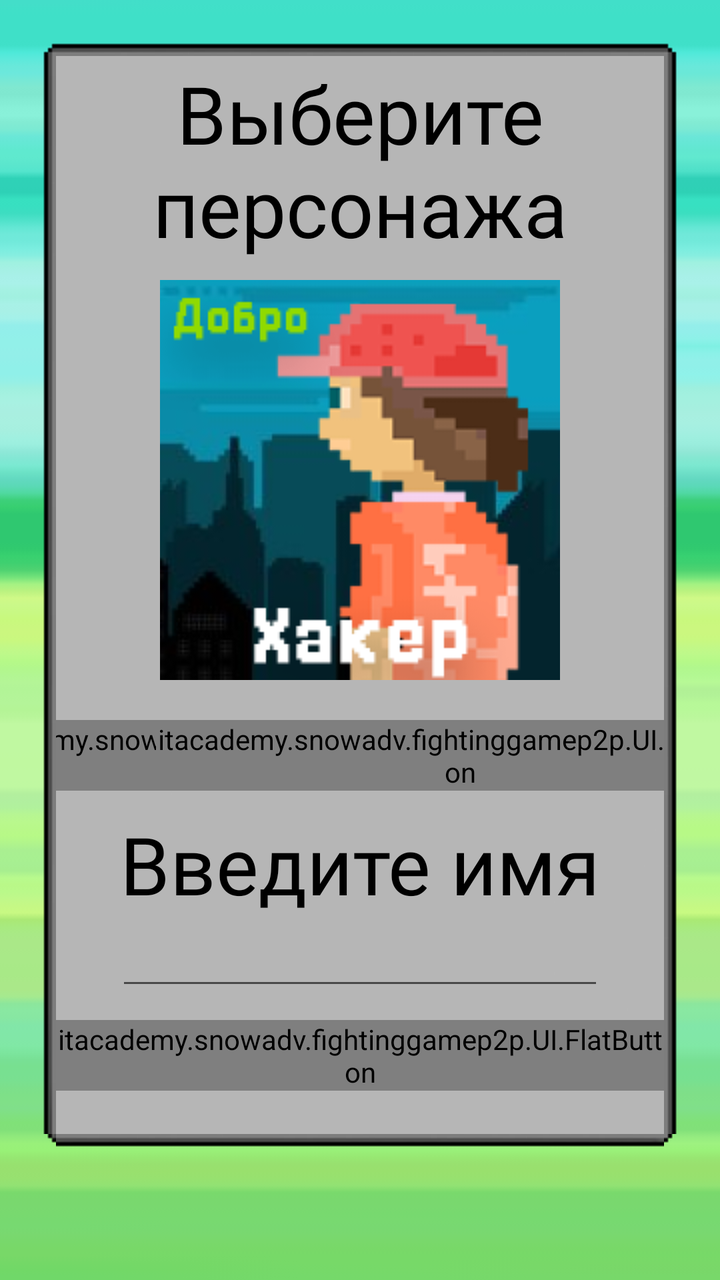
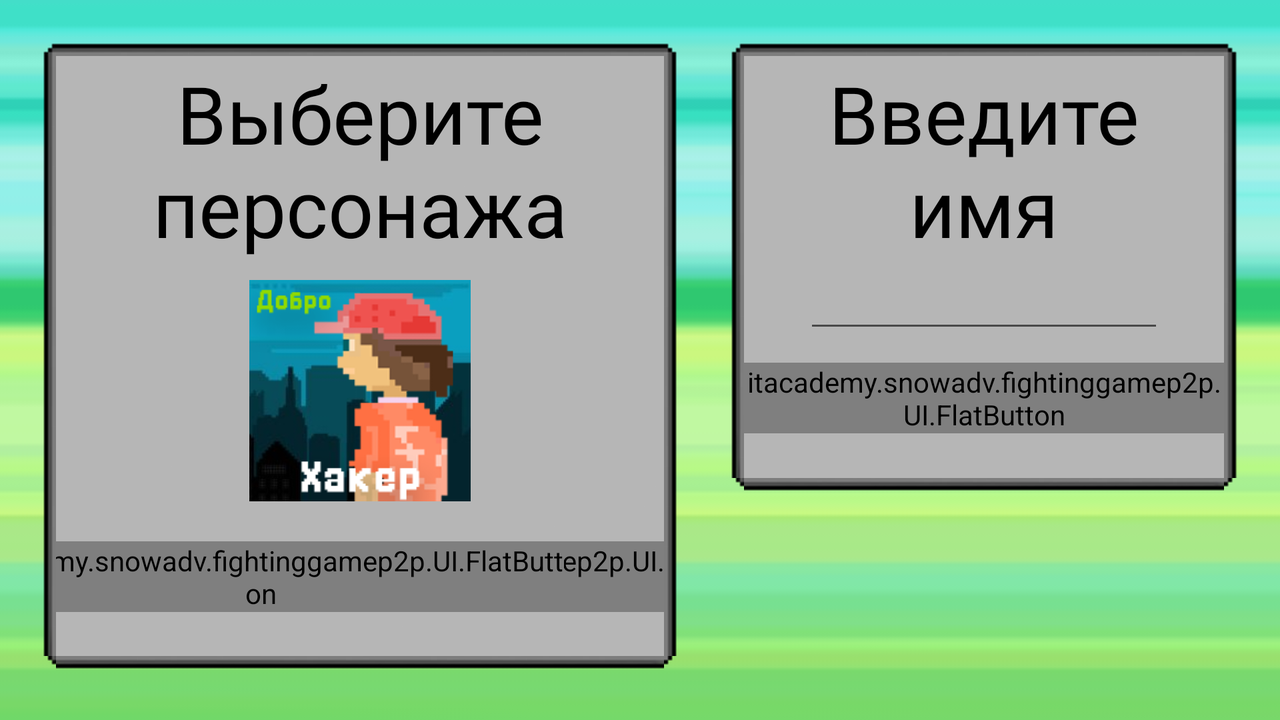

Two renders of one Android screen. The first uses the default layout on a phone; the second uses the alternative layout the repository ships for a different screen configuration, on a matching device. The two XML files are below.
<!-- AndroidManifest.xml: application theme Theme.FightingGameP2P -->
<!-- res/layout/fragment_player_choice.xml -->
<?xml version="1.0" encoding="utf-8"?>
<ScrollView xmlns:android="http://schemas.android.com/apk/res/android"
    android:layout_width="match_parent"
    xmlns:app="http://schemas.android.com/apk/res-auto"
    android:overScrollMode="never"
    xmlns:livebutton="http://schemas.android.com/tools"
    android:background="@drawable/green_background"
    android:layout_height="match_parent">
<androidx.constraintlayout.widget.ConstraintLayout xmlns:android="http://schemas.android.com/apk/res/android"
    android:layout_width="match_parent"
    xmlns:app="http://schemas.android.com/apk/res-auto"
    xmlns:livebutton="http://schemas.android.com/tools"

    android:layout_height="wrap_content">


    <androidx.constraintlayout.widget.ConstraintLayout
        android:background="@drawable/textbox_nine_patch"
        app:layout_constraintTop_toTopOf="parent"
        app:layout_constraintStart_toStartOf="parent"
        app:layout_constraintEnd_toEndOf="parent"
        android:layout_width="match_parent"

        android:layout_margin="20dp"
        android:layout_height="wrap_content">
        <TextView
            android:layout_marginTop="10dp"
            android:id="@+id/player_choice_title_text"
            android:layout_width="match_parent"
            android:layout_height="wrap_content"
            android:textSize="40sp"
            android:textColor="@color/black"
            android:textAlignment="center"
            android:text="Выберите персонажа"
            app:layout_constraintTop_toTopOf="parent"
            app:layout_constraintRight_toRightOf="parent"
            app:layout_constraintLeft_toLeftOf="parent"
            android:fontFamily="@font/gouranga_pixel_font"/>
        <ImageView
            android:id="@+id/player_preview"
            android:layout_marginHorizontal="50dp"
            android:layout_marginVertical="10dp"

            android:src="@drawable/schoolboy_preview"
            android:layout_width="match_parent"
            android:layout_height="wrap_content"
            app:layout_constraintTop_toBottomOf="@+id/player_choice_title_text"
            app:layout_constraintStart_toStartOf="parent"
            app:layout_constraintEnd_toEndOf="parent"/>

        <itacademy.snowadv.fightinggamep2p.UI.FlatButton
            android:id="@+id/next_player_button"
            android:fontFamily="@font/gouranga_pixel_font"
            android:layout_width="wrap_content"
            android:layout_height="wrap_content"
            android:layout_gravity="center"

            android:gravity="center"

            android:layout_marginTop="20dp"
            android:layout_marginHorizontal="50dp"
            android:layout_marginBottom="30dp"
            livebutton:shadowEnabled="true"
            android:text="&gt;"
            android:textColor="#ffffff"
            android:textSize="40sp"
            android:textStyle="bold"
            livebutton:buttonColor="@color/fbutton_color_peter_river"
            app:layout_constraintTop_toBottomOf="@+id/player_preview"
            app:layout_constraintEnd_toEndOf="parent"
            />
        <TextView
            android:layout_marginTop="10dp"
            android:id="@+id/name_choice_title_text"
            android:layout_width="match_parent"
            android:layout_height="wrap_content"
            android:textSize="40sp"
            android:textColor="@color/black"
            android:textAlignment="center"
            android:text="Введите имя"
            app:layout_constraintTop_toBottomOf="@id/next_player_button"
            app:layout_constraintRight_toRightOf="parent"
            app:layout_constraintLeft_toLeftOf="parent"
            android:fontFamily="@font/gouranga_pixel_font"/>
        <EditText
            android:id="@+id/name_edit_text"
            android:fontFamily="@font/gouranga_pixel_font"
            android:layout_marginHorizontal="30dp"
            android:outlineAmbientShadowColor="@color/white"
            android:layout_width="match_parent"
            android:layout_height="wrap_content"
            app:layout_constraintTop_toBottomOf="@id/name_choice_title_text"/>
        <itacademy.snowadv.fightinggamep2p.UI.FlatButton
            android:id="@+id/previous_player_button"
            android:fontFamily="@font/gouranga_pixel_font"
            android:layout_width="wrap_content"
            android:layout_height="wrap_content"
            android:layout_gravity="center"

            android:gravity="center"

            android:layout_marginTop="20dp"
            android:layout_marginHorizontal="50dp"
            android:layout_marginBottom="30dp"
            livebutton:shadowEnabled="true"
            android:text="&lt;"
            android:textColor="#ffffff"
            android:textSize="40sp"
            android:textStyle="bold"
            livebutton:buttonColor="@color/fbutton_color_peter_river"
            app:layout_constraintTop_toBottomOf="@+id/player_preview"
            app:layout_constraintStart_toStartOf="parent"
            />


        <itacademy.snowadv.fightinggamep2p.UI.FlatButton
            android:id="@+id/search_for_a_game_button"
            android:fontFamily="@font/gouranga_pixel_font"
            android:layout_width="wrap_content"
            android:layout_height="wrap_content"
            android:layout_gravity="center"

            android:gravity="center"

            android:layout_marginTop="10dp"
            android:layout_marginHorizontal="50dp"
            android:layout_marginBottom="30dp"
            livebutton:shadowEnabled="true"
            android:text=" Найти игру "
            android:textColor="#ffffff"
            android:textSize="40sp"
            android:textStyle="bold"
            livebutton:buttonColor="@color/fbutton_color_peter_river"
            app:layout_constraintTop_toBottomOf="@+id/name_edit_text"
            app:layout_constraintEnd_toEndOf="parent"
            app:layout_constraintStart_toStartOf="parent"
            />

        <Space
            android:id="@+id/space_below_buttons_player_choice"
            app:layout_constraintTop_toBottomOf="@+id/search_for_a_game_button"
            android:layout_width="match_parent"
            android:layout_height="30dp"/>

    </androidx.constraintlayout.widget.ConstraintLayout>

</androidx.constraintlayout.widget.ConstraintLayout>
</ScrollView>
<!-- resources referenced by this layout -->
<resources>
  <color name="black">#FF000000</color>
  <color name="fbutton_color_peter_river">#3498db</color>
  <color name="white">#FFFFFFFF</color>
  <!-- drawable green_background: png bitmap (drawable, 1387 bytes) -->
  <!-- drawable schoolboy_preview: png bitmap (drawable, 26796 bytes) -->
  <!-- drawable textbox_nine_patch: png bitmap (drawable-v24, 1097 bytes) -->
  <style name="Theme.FightingGameP2P" parent="Theme.MaterialComponents.Light.NoActionBar">
          
          <item name="colorPrimary">@color/fbutton_color_peter_river</item>
          <item name="colorPrimaryVariant">@color/fbutton_color_peter_river</item>
          <item name="colorOnPrimary">@color/white</item>
          
          <item name="colorSecondary">@color/teal_200</item>
          <item name="colorSecondaryVariant">@color/teal_700</item>
          <item name="colorOnSecondary">@color/black</item>
          <item name="colorAccent">@color/fbutton_color_peter_river</item>
          
          <item name="android:statusBarColor" tools:targetApi="l">?attr/colorPrimaryVariant</item>
          
      </style>
  <color name="teal_200">#FF03DAC5</color>
  <color name="teal_700">#FF018786</color>
</resources>
<!-- res/layout-land/fragment_player_choice.xml (the repository's variant of the layout above) -->
<!-- drawn on the phone turned sideways -->
<?xml version="1.0" encoding="utf-8"?>
<ScrollView xmlns:android="http://schemas.android.com/apk/res/android"
    android:layout_width="match_parent"
    xmlns:app="http://schemas.android.com/apk/res-auto"
    android:overScrollMode="never"
    xmlns:livebutton="http://schemas.android.com/tools"
    android:background="@drawable/green_background"
    android:layout_height="match_parent">
    <androidx.constraintlayout.widget.ConstraintLayout
        android:layout_width="match_parent"

        android:layout_height="wrap_content">


        <androidx.constraintlayout.widget.ConstraintLayout
            android:layout_width="0dp"
            android:layout_height="wrap_content"
            android:layout_margin="20dp"
            android:layout_marginStart="16dp"
            android:layout_marginTop="16dp"
            android:background="@drawable/textbox_nine_patch"
            app:layout_constraintStart_toStartOf="parent"
            app:layout_constraintTop_toTopOf="parent"
            app:layout_constraintWidth_percent="0.5">


            <ImageView
                android:id="@+id/player_preview"
                android:layout_width="match_parent"
                android:layout_height="0dp"
                app:layout_constraintHeight_percent="0.35"
                android:layout_marginHorizontal="50dp"
                android:layout_marginVertical="10dp"
                android:src="@drawable/schoolboy_preview"
                app:layout_constraintEnd_toEndOf="parent"
                app:layout_constraintStart_toStartOf="parent"
                app:layout_constraintTop_toBottomOf="@+id/player_choice_title_text" />

            <Space
                android:id="@+id/space_below_buttons_player_choice_2"
                android:layout_width="match_parent"
                android:layout_height="30dp"
                app:layout_constraintTop_toBottomOf="@+id/next_player_button" />

            <TextView
                android:id="@+id/player_choice_title_text"
                android:layout_width="match_parent"
                android:layout_height="wrap_content"
                android:layout_marginTop="10dp"
                android:fontFamily="@font/gouranga_pixel_font"
                android:text="Выберите персонажа"
                android:textAlignment="center"
                android:textColor="@color/black"
                android:textSize="40sp"
                app:layout_constraintLeft_toLeftOf="parent"
                app:layout_constraintRight_toRightOf="parent"
                app:layout_constraintTop_toTopOf="parent" />

            <itacademy.snowadv.fightinggamep2p.UI.FlatButton
                android:id="@+id/previous_player_button"
                android:layout_width="wrap_content"
                android:layout_height="wrap_content"
                android:layout_gravity="center"
                android:layout_marginHorizontal="50dp"

                android:layout_marginTop="20dp"

                android:layout_marginBottom="30dp"
                android:fontFamily="@font/gouranga_pixel_font"
                android:gravity="center"
                android:text="&lt;"
                android:textColor="#ffffff"
                android:textSize="40sp"
                android:textStyle="bold"
                app:layout_constraintStart_toStartOf="parent"
                app:layout_constraintTop_toBottomOf="@+id/player_preview"
                livebutton:buttonColor="@color/fbutton_color_peter_river"
                livebutton:shadowEnabled="true" />


            <itacademy.snowadv.fightinggamep2p.UI.FlatButton
                android:id="@+id/next_player_button"
                android:layout_width="wrap_content"
                android:layout_height="wrap_content"
                android:layout_gravity="center"
                android:layout_marginHorizontal="50dp"

                android:layout_marginTop="20dp"

                android:layout_marginBottom="30dp"
                android:fontFamily="@font/gouranga_pixel_font"
                android:gravity="center"
                android:text="&gt;"
                android:textColor="#ffffff"
                android:textSize="40sp"
                android:textStyle="bold"
                app:layout_constraintEnd_toEndOf="parent"
                app:layout_constraintTop_toBottomOf="@+id/player_preview"
                livebutton:buttonColor="@color/fbutton_color_peter_river"
                livebutton:shadowEnabled="true" />

        </androidx.constraintlayout.widget.ConstraintLayout>

        <androidx.constraintlayout.widget.ConstraintLayout
            android:background="@drawable/textbox_nine_patch"
            app:layout_constraintTop_toTopOf="parent"
            app:layout_constraintEnd_toEndOf="parent"
            android:layout_width="0dp"
            app:layout_constraintWidth_percent="0.4"
            android:layout_margin="20dp"
            android:layout_height="wrap_content">

            <TextView
                android:paddingTop="10dp"
                android:id="@+id/name_choice_title_text"
                android:layout_width="match_parent"
                android:layout_height="wrap_content"
                android:textSize="40sp"
                android:textColor="@color/black"
                android:textAlignment="center"
                android:text="Введите имя"
                app:layout_constraintTop_toBottomOf="@id/next_player_button"
                app:layout_constraintRight_toRightOf="parent"
                app:layout_constraintLeft_toLeftOf="parent"
                android:fontFamily="@font/gouranga_pixel_font"/>
            <EditText
                android:id="@+id/name_edit_text"
                android:fontFamily="@font/gouranga_pixel_font"
                android:layout_marginHorizontal="30dp"
                android:outlineAmbientShadowColor="@color/white"
                android:layout_width="match_parent"
                android:layout_height="wrap_content"
                app:layout_constraintTop_toBottomOf="@id/name_choice_title_text"/>


            <itacademy.snowadv.fightinggamep2p.UI.FlatButton
                android:id="@+id/search_for_a_game_button"
                android:fontFamily="@font/gouranga_pixel_font"
                android:layout_width="wrap_content"
                android:layout_height="wrap_content"
                android:layout_gravity="center"

                android:gravity="center"

                android:layout_marginTop="10dp"
                android:layout_marginHorizontal="50dp"
                android:layout_marginBottom="30dp"
                livebutton:shadowEnabled="true"
                android:text=" Найти игру "
                android:textColor="#ffffff"
                android:textSize="40sp"
                android:textStyle="bold"
                livebutton:buttonColor="@color/fbutton_color_peter_river"
                app:layout_constraintTop_toBottomOf="@+id/name_edit_text"
                app:layout_constraintEnd_toEndOf="parent"
                app:layout_constraintStart_toStartOf="parent"
                />

            <Space
                android:id="@+id/space_below_buttons_player_choice"
                app:layout_constraintTop_toBottomOf="@+id/search_for_a_game_button"
                android:layout_width="match_parent"
                android:layout_height="30dp"/>

        </androidx.constraintlayout.widget.ConstraintLayout>
    </androidx.constraintlayout.widget.ConstraintLayout>
</ScrollView>
